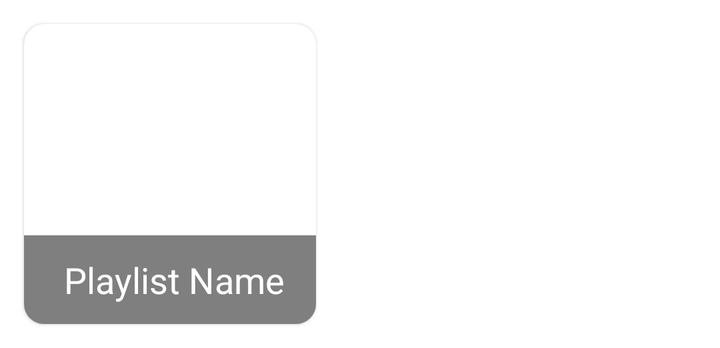
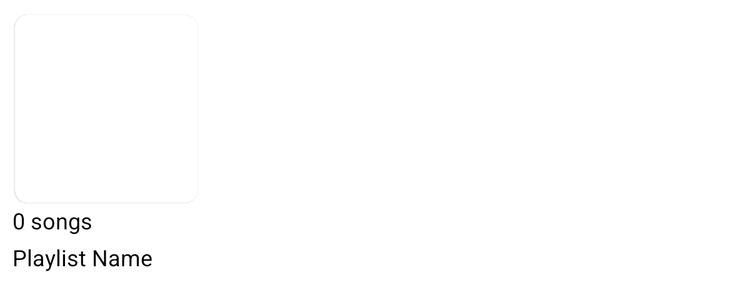

An Android layout and its configuration variant, each rendered on a device that would load it. The default file and the variant file are quoted in full after the pictures.
<!-- AndroidManifest.xml: application theme Theme.MyloPlay -->
<!-- res/layout/owner_playlist_item.xml -->
<?xml version="1.0" encoding="utf-8"?>
<layout>

    <LinearLayout xmlns:android="http://schemas.android.com/apk/res/android"
        xmlns:app="http://schemas.android.com/apk/res-auto"
        android:layout_width="150dp"
        android:layout_height="wrap_content"
        android:layout_margin="10dp"
        android:orientation="vertical">

        <com.google.android.material.card.MaterialCardView
            android:layout_width="match_parent"
            android:layout_height="wrap_content"
            android:layout_margin="2dp"
            android:elevation="10dp"
            app:cardCornerRadius="10dp">

            <FrameLayout
                android:layout_width="150dp"
                android:layout_height="150dp"
                android:orientation="vertical">


                <ImageView
                    android:id="@+id/owners_profile_image"
                    android:layout_width="match_parent"
                    android:layout_height="match_parent"
                    android:layout_gravity="center_horizontal|center_vertical"
                    android:scaleType="centerCrop"
                    android:src="@drawable/utubemusic"
                    app:civ_border_color="#FF000000"
                    app:civ_border_width="0.7dp" />

                <LinearLayout
                    android:id="@+id/textViewsContainer"
                    android:layout_width="match_parent"
                    android:layout_height="wrap_content"
                    android:layout_gravity="center_vertical|bottom"
                    android:orientation="vertical">

                    <TextView
                        android:id="@+id/textViewNumSongs"
                        android:layout_width="wrap_content"
                        android:layout_height="wrap_content"
                        android:layout_marginStart="10dp"
                        android:text="0"
                        android:textColor="@color/white"
                        android:textSize="18sp" />

                    <TextView
                        android:id="@+id/textViewUserName"
                        android:layout_width="wrap_content"
                        android:layout_height="wrap_content"
                        android:layout_marginStart="10dp"
                        android:text="username"
                        android:textColor="@color/white"
                        android:textSize="18sp" />

                    <TextView
                        android:id="@+id/textViewPlaylistName"
                        android:layout_width="match_parent"
                        android:layout_height="wrap_content"
                        android:background="#80000000"
                        android:gravity="center_horizontal"
                        android:padding="10dp"
                        android:text="@string/playlist_name"
                        android:textColor="@color/white"
                        android:textSize="18sp" />

                </LinearLayout>
            </FrameLayout>
        </com.google.android.material.card.MaterialCardView>

    </LinearLayout>

</layout>
<!-- resources referenced by this layout -->
<resources>
  <color name="white">#FFFFFFFF</color>
  <string name="playlist_name">Playlist Name</string>
  <style name="Theme.MyloPlay" parent="Theme.MaterialComponents.DayNight.DarkActionBar">
          
          <item name="colorPrimary">@color/purple_500</item>
          <item name="colorPrimaryVariant">@color/purple_700</item>
          <item name="colorOnPrimary">@color/white</item>
          
          <item name="colorSecondary">@color/teal_200</item>
          <item name="colorSecondaryVariant">@color/teal_700</item>
          <item name="colorOnSecondary">@color/black</item>
          
          <item name="android:statusBarColor">?attr/colorPrimaryVariant</item>
          
      </style>
  <color name="purple_500">#FF000000</color>
  <color name="purple_700">#000000</color>
  <color name="teal_200">#FF03DAC5</color>
  <color name="teal_700">#FF018786</color>
  <color name="black">#FF000000</color>
</resources>
<!-- res/layout-sw600dp/owner_playlist_item.xml (the repository's variant of the layout above) -->
<!-- drawn on a 7-inch tablet held upright -->
<?xml version="1.0" encoding="utf-8"?>
<layout>

    <LinearLayout xmlns:android="http://schemas.android.com/apk/res/android"
        xmlns:app="http://schemas.android.com/apk/res-auto"
        android:layout_width="150dp"
        android:layout_height="wrap_content"
        android:layout_margin="10dp"
        android:orientation="vertical">

        <com.google.android.material.card.MaterialCardView
            android:layout_width="match_parent"
            android:layout_height="wrap_content"
            android:layout_margin="2dp"
            android:elevation="10dp"
            app:cardCornerRadius="10dp">

            <FrameLayout
                android:layout_width="150dp"
                android:layout_height="150dp"
                android:orientation="vertical">


                <ImageView
                    android:id="@+id/owners_profile_image"
                    android:layout_width="match_parent"
                    android:layout_height="match_parent"
                    android:layout_gravity="center_horizontal|center_vertical"
                    android:scaleType="centerCrop"
                    android:src="@drawable/utubemusic"
                    app:civ_border_color="#FF000000"
                    app:civ_border_width="0.7dp" />
            </FrameLayout>
        </com.google.android.material.card.MaterialCardView>

        <LinearLayout
            android:id="@+id/textViewsContainer"
            android:layout_width="match_parent"
            android:layout_height="wrap_content"
            android:layout_gravity="center_vertical|bottom"
            android:orientation="vertical">

            <TextView
                android:id="@+id/textViewNumSongs"
                android:layout_width="wrap_content"
                android:layout_height="wrap_content"
                android:text="0 songs"
                android:textColor="@color/black"
                android:textSize="18sp" />

            <TextView
                android:id="@+id/textViewPlaylistName"
                android:layout_width="match_parent"
                android:layout_height="wrap_content"
                android:layout_marginTop="5dp"
                android:text="@string/playlist_name"
                android:textColor="@color/black"
                android:textSize="18sp" />

        </LinearLayout>

    </LinearLayout>

</layout>
<!-- resources referenced by the variant -->
<!-- as a 7-inch tablet held upright resolves them -->
<resources>
  <color name="black">#FF000000</color>
  <string name="playlist_name">Playlist Name</string>
  <style name="Theme.MyloPlay" parent="Theme.MaterialComponents.DayNight.DarkActionBar">
          
          <item name="colorPrimary">@color/purple_500</item>
          <item name="colorPrimaryVariant">@color/purple_700</item>
          <item name="colorOnPrimary">@color/white</item>
          
          <item name="colorSecondary">@color/teal_200</item>
          <item name="colorSecondaryVariant">@color/teal_700</item>
          <item name="colorOnSecondary">@color/black</item>
          
          <item name="android:statusBarColor">?attr/colorPrimaryVariant</item>
          
      </style>
  <color name="purple_500">#FF000000</color>
  <color name="purple_700">#000000</color>
  <color name="white">#FFFFFFFF</color>
  <color name="teal_200">#FF03DAC5</color>
  <color name="teal_700">#FF018786</color>
</resources>
